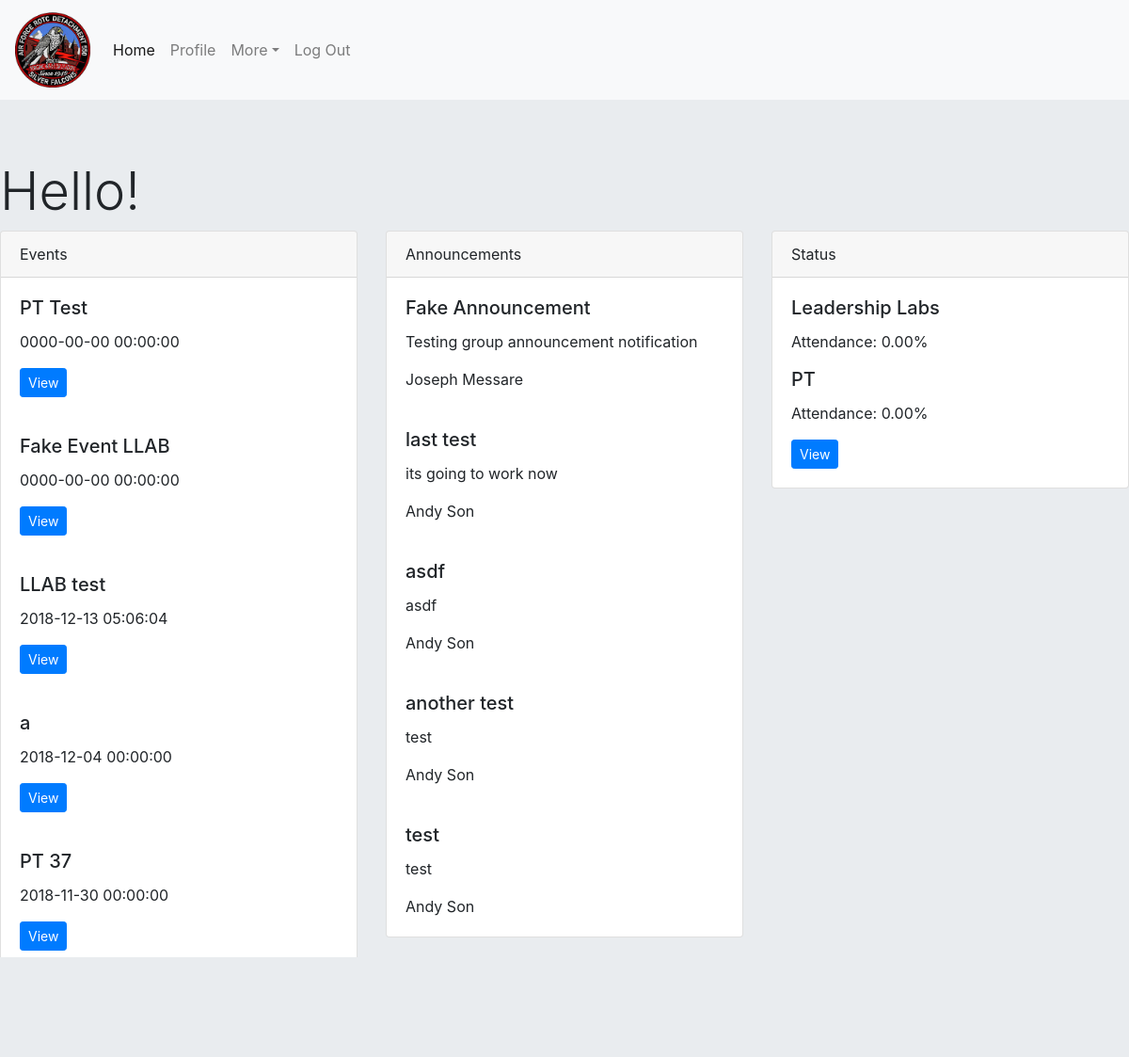
Before: /home.php (signed in) with the older database file.
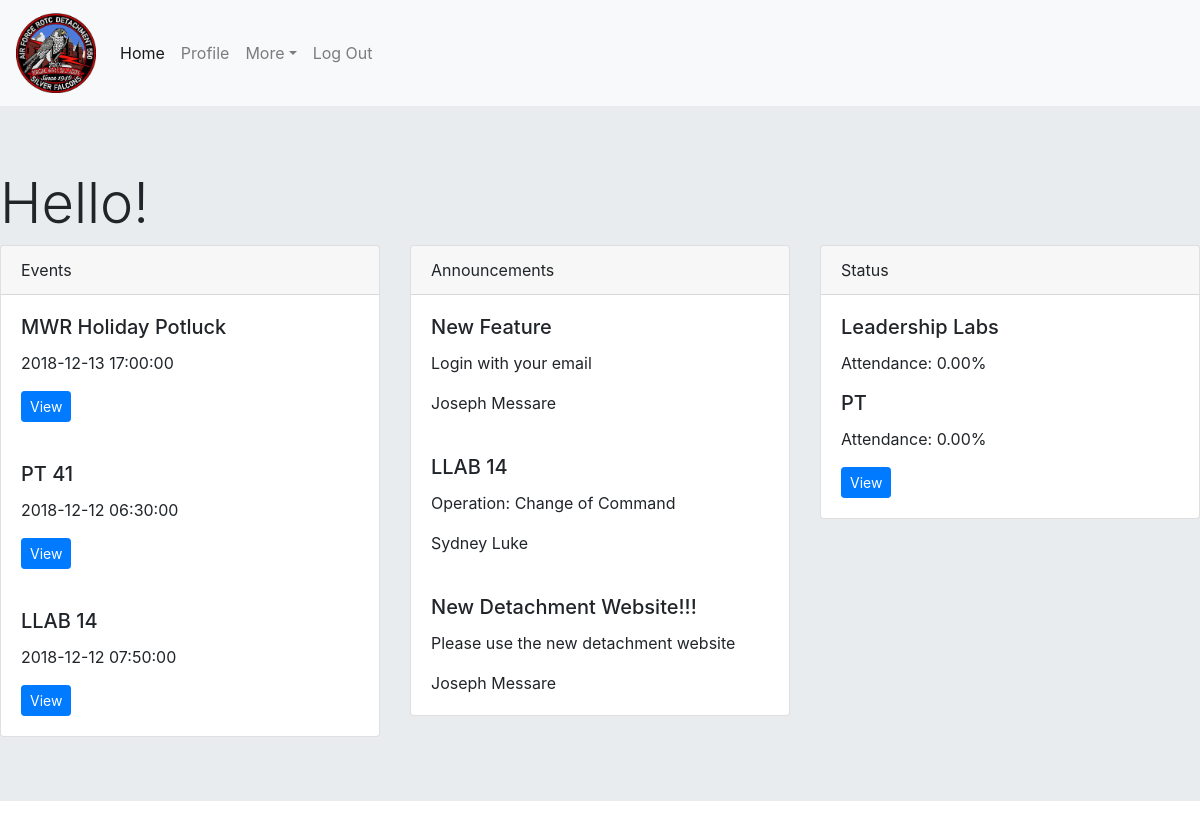
After: the same page with the newer database file.
### tables this page shows
CREATE TABLE `cadetEvent` (
  `name` varchar(255) DEFAULT NULL,
  `mandatory` tinyint(1) DEFAULT NULL,
  `date` datetime DEFAULT NULL,
  `eventID` int(11) NOT NULL,
  `pt` tinyint(1) DEFAULT NULL,
  `llab` tinyint(1) DEFAULT NULL
);

CREATE TABLE `announcement` (
  `title` varchar(255) NOT NULL,
  `subject` varchar(255) NOT NULL,
  `body` mediumtext NOT NULL,
  `createdBy` int(10) NOT NULL,
  `uid` int(11) NOT NULL,
  `date` timestamp NOT NULL DEFAULT CURRENT_TIMESTAMP
);

CREATE TABLE `cadet` (
  `firstName` varchar(255) DEFAULT NULL,
  `rank` varchar(25) DEFAULT NULL,
  `rin` int(11) NOT NULL,
  `primaryEmail` varchar(100) DEFAULT NULL,
  `secondaryEmail` varchar(255) DEFAULT NULL,
  `primaryPhone` bigint(15) NOT NULL,
  `secondaryPhone` bigint(15) DEFAULT NULL,
  `password` varchar(255) DEFAULT NULL,
  `bio` text,
  `flight` varchar(20) NOT NULL,
  `position` varchar(100) DEFAULT NULL,
  `groupMe` varchar(50) NOT NULL,
  `AFGoals` text,
  `awards` text,
  `middleName` varchar(255) DEFAULT NULL,
  `lastName` varchar(255) NOT NULL,
  `PGoals` text NOT NULL,
  `admin` tinyint(1) NOT NULL DEFAULT '0',
  `rfid` int(10) DEFAULT NULL
);

### home.php (the view, shortened to what this page needs)
<?php
include('./assets/inc/header.php');
?>
  <div class="jumbotron jumbotron-fluid">
    <h1 class="display-4"> Hello! </h1>
    <div class="row">
      <div class="col-4">
	    <div class="card" style="width:100%">
  		  <div class="card-header">
    		Events
  		  </div>
  		<?php $sql = "SELECT * FROM cadetEvent ORDER BY ABS( DATEDIFF( cadetEvent.date, NOW() ) ) LIMIT 5";
        $stmt = $mysqli->prepare($sql);
        $stmt->execute();
        $result = $stmt->get_result();
        while ($row = $result->fetch_assoc())
        {
            echo "<div class=\"card-body\">";
    		echo "<h5 class=\"card-title\">" . $row['name'] . "</h5>";
    		echo "<p class=\"card-text\">" . $row['date'] . "</p>";
    		echo "<a href='attendance.php?eventid=" . $row['eventID'] . "' class=\"btn btn-sm btn-primary\">View</a></div>";
        } ?>
	   </div>
      </div>
    <div class="col-4">
      <div class="card" style="width:100%">
        <div class="card-header">
            Announcements
        </div>
            <?php
            $query = 'SELECT a.title, a.subject, c.firstName, c.lastName FROM announcement a, cadet c WHERE a.createdBy = c.rin ORDER BY date DESC LIMIT 5;';
            $stmt = $mysqli->prepare($query);
            $stmt->execute();
            $result = $stmt->get_result();
            while($row = $result->fetch_assoc()) {
                echo "<div class='card-body'>";
                echo "<h5 class='card-title'>" . $row['title'] . '</h5>';
                echo "<p class='card-text'> " . $row['subject'] . '</p>';
                echo "<p class='card-text'>" . $row['firstName'] . ' ' . $row['lastName'] . '</p></div>';
            }
            ?>
      </div>
    </div>
    <div class="col-4">
	  <div class="card" style="width:100%">
  		<div class="card-header">
    		Status
  		</div>
  		<div class="card-body">
        <h5 class="card-title">Leadership Labs</h5>
            <?php
                        $sql = "SELECT * FROM cadetEvent WHERE llab = 1";
                        $stmt = $mysqli->prepare($sql);
                        $stmt->execute();
                        $result = $stmt->get_result();
                        $sum = mysqli_num_rows($result);
                        $sql = "SELECT * FROM attendance, cadetEvent WHERE attendance.eventid = cadetEvent.eventID AND rin = ? AND llab = 1";
                        $stmt = $mysqli->prepare($sql);
                        $stmt->bind_param("i", $_SESSION['rin']);
                        $stmt->execute();
                        $result = $stmt->get_result();
                        $attend = mysqli_num_rows($result);
                        if($sum != 0)
                        {
                           $perc = number_format( (($attend / $sum) * 100), 2 );
                        }
                        else
                        {
                            $perc = 100;
                        }
            ?>
    		<p class="card-text">Attendance: <?php echo $perc; ?>%</p>
        <h5 class="card-title">PT</h5>
            <?php $sql = "SELECT * FROM cadetEvent WHERE pt = 1";
                        $stmt = $mysqli->prepare($sql);
                        $stmt->execute();
                        $result = $stmt->get_result();
                        $sum = mysqli_num_rows($result);
                        $sql = "SELECT * FROM attendance, cadetEvent WHERE attendance.eventid = cadetEvent.eventID AND rin = ? AND pt = 1";
                        $stmt = $mysqli->prepare($sql);
                        $stmt->bind_param("i", $_SESSION['rin']);
                        $stmt->execute();
                        $result = $stmt->get_result();
                        $attend = mysqli_num_rows($result);
                        if($sum != 0)
                        {
                           $perc = number_format( (($attend / $sum) * 100), 2 );
                        }
                        else
                        {
                            $perc = 100;
                        }
                         ?>
        <p class="card-text">Attendance: <?php echo $perc; ?>%</p>
    		<a href="attendance.php" class="btn btn-sm btn-primary">View</a>
  		</div>
      </div>
    </div>

### assets/inc/header.php (shortened to what this page needs)
<!DOCTYPE html>
<html lang="en">
<head>
    <link rel="stylesheet" href="https://stackpath.bootstrapcdn.com/bootstrap/4.1.3/css/bootstrap.min.css">
<link href="https://cdnjs.cloudflare.com/ajax/libs/summernote/0.8.11/summernote.css" rel="stylesheet">
</head>
<body>
  <nav class="navbar navbar-expand-lg navbar-light bg-light">
    <a class="navbar-brand" href="home.php">
      <img src="assets/images/default.jpeg" width="80" height="80" class="d-inline-block align-center" alt="">
    </a>
    <div class="collapse navbar-collapse" id="navbarSupportedContent">
      <ul class="navbar-nav mr-auto">
        <li class="nav-item active">
          <a class="nav-link" href="home.php">Home</a>
        </li>
        <li class="nav-item">
          <a class="nav-link" href="myprofile.php">Profile</a>
        </li>
        <li class="nav-item dropdown">
          <a class="nav-link dropdown-toggle" href="#" id="navbarDropdown" role="button" data-toggle="dropdown" aria-haspopup="true" aria-expanded="false"> More</a>
          </li>
          <li class="nav-item">
            <a class="nav-link" href="logout.php">Log Out</a>
          </li>
      </ul>
    </div>
  </nav>
</body>
</html>

### home.php (style rules this page uses)
@media (min-width: 500px) { .col-4 { -ms-flex: 0 0 33.333333%; flex: 0 0 33.333333%; max-width: 33.333333%; } }

Changed rows visible on the page:
removed cadetevent: name "PT Test", date "0000-00-00 00:00:00"
removed cadetevent: name "Fake Event LLAB", date "0000-00-00 00:00:00"
removed cadetevent: name "LLAB test", date "2018-12-13 05:06:04"
removed cadetevent: name "a", date "2018-12-04 00:00:00"
removed cadetevent: name "PT 37", date "2018-11-30 00:00:00"
removed announcement: title "Fake Announcement", subject "Testing group announcement notification", cadet.firstName "Joseph", cadet.lastName "Messare"
removed announcement: title "last test", subject "its going to work now", cadet.firstName "Andy", cadet.lastName "Son"
removed announcement: title "asdf", subject "asdf", cadet.firstName "Andy", cadet.lastName "Son"
removed announcement: title "another test", subject "test", cadet.firstName "Andy", cadet.lastName "Son"
removed announcement: title "test", subject "test", cadet.firstName "Andy", cadet.lastName "Son"
added cadetevent: name "MWR Holiday Potluck", date "2018-12-13 17:00:00"
added cadetevent: name "PT 41", date "2018-12-12 06:30:00"
added cadetevent: name "LLAB 14", date "2018-12-12 07:50:00"
added announcement: title "New Feature", subject "Login with your email", cadet.firstName "Joseph", cadet.lastName "Messare"
added announcement: title "LLAB 14", subject "Operation: Change of Command", cadet.firstName "Sydney", cadet.lastName "Luke"
added announcement: title "New Detachment Website!!!", subject "Please use the new detachment website", cadet.firstName "Joseph", cadet.lastName "Messare"
